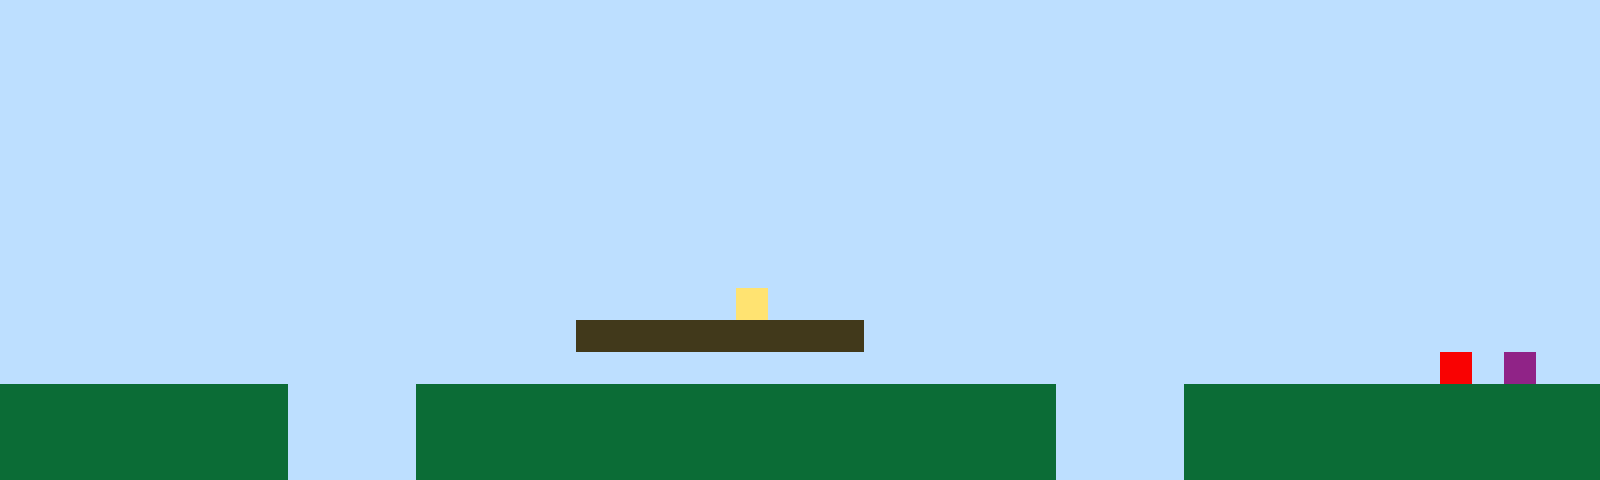

The image is a tile-based game level rendered from a .tmx file. Its description and complete source (layers, tilesets, objects, tile grids) follow:
An orthogonal 50x15 tile map with 32x32 px tiles, 1 tile layer (Tile Layer 1).

<map version="1.10" tiledversion="1.11.2" orientation="orthogonal" renderorder="right-up" width="50" height="15" tilewidth="32" tileheight="32" infinite="0" nextlayerid="2" nextobjectid="1"><editorsettings><export target="map1.csv" format="csv" /></editorsettings><tileset firstgid="1" name="sprites" tilewidth="32" tileheight="32" tilecount="6" columns="3"><image source="sprites.png" width="96" height="64" /></tileset><layer id="1" name="Tile Layer 1" width="50" height="15"><data encoding="csv">1,1,1,1,1,1,1,1,1,1,1,1,1,1,1,1,1,1,1,1,1,1,1,1,1,1,1,1,1,1,1,1,1,1,1,1,1,1,1,1,1,1,1,1,1,1,1,1,1,1,1,1,1,1,1,1,1,1,1,1,1,1,1,1,1,1,1,1,1,1,1,1,1,1,1,1,1,1,1,1,1,1,1,1,1,1,1,1,1,1,1,1,1,1,1,1,1,1,1,1,1,1,1,1,1,1,1,1,1,1,1,1,1,1,1,1,1,1,1,1,1,1,1,1,1,1,1,1,1,1,1,1,1,1,1,1,1,1,1,1,1,1,1,1,1,1,1,1,1,1,1,1,1,1,1,1,1,1,1,1,1,1,1,1,1,1,1,1,1,1,1,1,1,1,1,1,1,1,1,1,1,1,1,1,1,1,1,1,1,1,1,1,1,1,1,1,1,1,1,1,1,1,1,1,1,1,1,1,1,1,1,1,1,1,1,1,1,1,1,1,1,1,1,1,1,1,1,1,1,1,1,1,1,1,1,1,1,1,1,1,1,1,1,1,1,1,1,1,1,1,1,1,1,1,1,1,1,1,1,1,1,1,1,1,1,1,1,1,1,1,1,1,1,1,1,1,1,1,1,1,1,1,1,1,1,1,1,1,1,1,1,1,1,1,1,1,1,1,1,1,1,1,1,1,1,1,1,1,1,1,1,1,1,1,1,1,1,1,1,1,1,1,1,1,1,1,1,1,1,1,1,1,1,1,1,1,1,1,1,1,1,1,1,1,1,1,1,1,1,1,1,1,1,1,1,1,1,1,1,1,1,1,1,1,1,1,1,1,1,1,1,1,1,1,1,1,1,1,1,1,1,1,1,1,1,1,1,1,1,1,1,1,1,1,1,1,1,1,1,1,1,1,1,1,1,1,1,1,1,1,1,1,1,1,1,1,1,1,1,1,1,1,1,1,1,1,1,1,1,1,1,1,1,1,1,1,1,1,1,1,1,1,1,1,1,1,1,1,1,1,1,1,1,1,1,1,1,1,1,1,1,1,1,1,1,1,1,1,1,1,1,1,1,4,1,1,1,1,1,1,1,1,1,1,1,1,1,1,1,1,1,1,1,1,1,1,1,1,1,1,1,1,1,1,1,1,1,1,1,1,1,1,1,1,1,1,1,1,3,3,3,3,3,3,3,3,3,1,1,1,1,1,1,1,1,1,1,1,1,1,1,1,1,1,1,1,1,1,1,1,1,1,1,1,1,1,1,1,1,1,1,1,1,1,1,1,1,1,1,1,1,1,1,1,1,1,1,1,1,1,1,1,1,1,1,1,1,1,1,1,1,1,1,1,1,5,1,6,1,1,2,2,2,2,2,2,2,2,2,1,1,1,1,2,2,2,2,2,2,2,2,2,2,2,2,2,2,2,2,2,2,2,2,1,1,1,1,2,2,2,2,2,2,2,2,2,2,2,2,2,2,2,2,2,2,2,2,2,2,1,1,1,1,2,2,2,2,2,2,2,2,2,2,2,2,2,2,2,2,2,2,2,2,1,1,1,1,2,2,2,2,2,2,2,2,2,2,2,2,2,2,2,2,2,2,2,2,2,2,1,1,1,1,2,2,2,2,2,2,2,2,2,2,2,2,2,2,2,2,2,2,2,2,1,1,1,1,2,2,2,2,2,2,2,2,2,2,2,2,2</data></layer></map>
